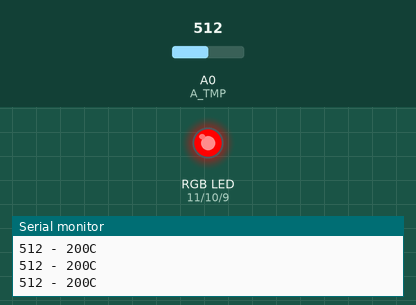
A sketch run on a simulated Arduino Uno, built with avr-gcc and run on an emulated ATmega328P. Shown: an RGB LED mixed from three pins (HIGH = lit), the last lines printed to the serial monitor. Inputs (shaded band) come from the test bench; at power-on: A0 (A_TMP) = 512.

Above: at 1.3 s.
1.4 s: A0 (A_TMP) set to 173
3.2 s: A0 (A_TMP) set to 157
At 4.4 s:
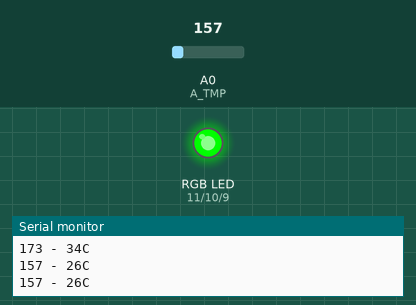
5.5 s: A0 (A_TMP) set to 122
At 7.2 s:
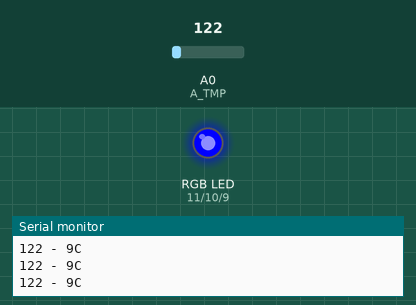
7.5 s: A0 (A_TMP) set to 306
At 8.8 s:
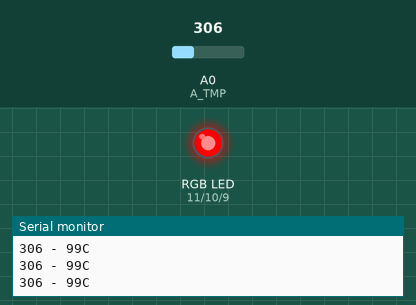
9.5 s: A0 (A_TMP) set to 0
At 10.4 s:
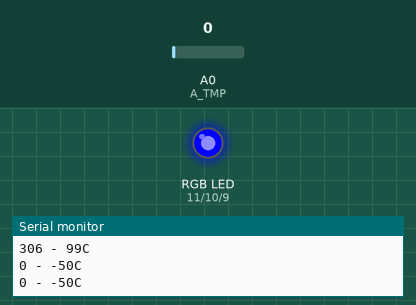
Timing chart, 0 to 12.5 s (numbered marks = the images above; inputs shaded):
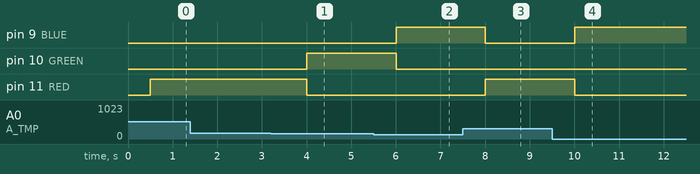

Measured:
- the behaviour switches between 165 and 164 on A0 (A_TMP) (found by bisection; images 0 and 1)
- after the input at 3.2 s, pin 10 (GREEN): LOW → HIGH after 0.80 s; pin 11 (RED): HIGH → LOW after 0.80 s
- after the input at 5.5 s, pin 9 (BLUE): LOW → HIGH after 0.51 s; pin 10 (GREEN): HIGH → LOW after 0.51 s
- after the input at 7.5 s, pin 9 (BLUE): HIGH → LOW after 0.51 s; pin 11 (RED): LOW → HIGH after 0.51 s
- after the input at 9.5 s, pin 9 (BLUE): LOW → HIGH after 0.51 s; pin 11 (RED): HIGH → LOW after 0.51 s

The sketch:

tmpalert.ino
```cpp
// Comfortable tmp boundaries
// Voltage at pin in milliVolts = (reading from ADC) * (5000/1024)
// Centigrade temperature = [(analog voltage in mV) - 500] / 10
const int LOWER_BOUND = 153; // 24.7C
const int UPPER_BOUND = 164; // 30C

// RGB pins
const int RED = 11;
const int GREEN = 10;
const int BLUE = 9;

// TMP pin
const int A_TMP = 0;

// TMP storage
int val = 0;

void setup() {
  // Set up pins
  pinMode(RED, OUTPUT);
  pinMode(GREEN, OUTPUT);
  pinMode(BLUE, OUTPUT);

  // Set up serial port reading
  Serial.begin(9600);
}

/**
 * Print ADC tmp value and absolute celsius tmp
 */
void printTmp(int tmpVal) {
  float tmpCel;
  tmpCel = ((float)tmpVal * (5000.0 / 1024.0) - 500.0) / 10.0;
  Serial.print(tmpVal); Serial.print(" - "); Serial.print((int)tmpCel); Serial.println("C");
  delay(500);
}

void loop() {
  // Get analog value of TMP
  val = analogRead(A_TMP);

  printTmp(val);

  if (val > UPPER_BOUND) {
    digitalWrite(RED, HIGH);
    digitalWrite(GREEN, LOW);
    digitalWrite(BLUE, LOW);
  } else if (val < LOWER_BOUND) {
    digitalWrite(RED, LOW);
    digitalWrite(GREEN, LOW);
    digitalWrite(BLUE, HIGH);
  } else {
    digitalWrite(RED, LOW);
    digitalWrite(GREEN, HIGH);
    digitalWrite(BLUE, LOW);
  }
}
```
